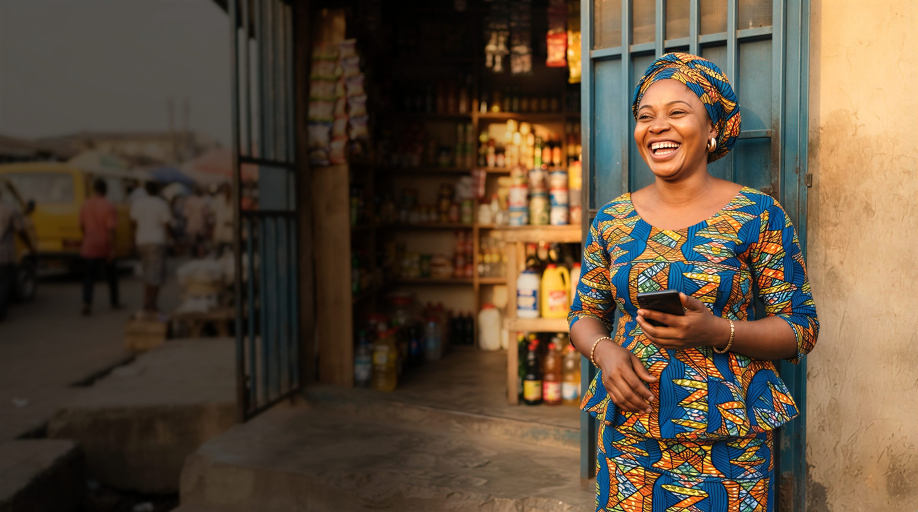
#> input picture assets/img/hero-trader-2752.jpg, 2752 x 1536 px, given in place of hero-trader-2752.png, which was not available (shown at 1/3 size)
$ python hero.py
#> lines starting #> are read from the running program, lines starting #| are printed output that depends on the picture
#> in main, src is the input picture: PIL image 2752x1536 RGB; mean R, G, B 92.4, 75.9, 57.9
#!/usr/bin/env python3
"""Home hero photo: grade and export from the 2752x1536 source (_src/hero-trader-2752.png).

The grade is done here, in the asset, never in CSS (no gradients/overlays in the stylesheet):
  * the left ~40% of the frame (street, danfo, passers-by) is darkened to 34% brightness with a
    smooth fall-off that ends at the shop doorway (~63% of the width), so the white headline sits
    on a quiet dark field while the trader stays untouched;
  * the far-left street is softened a touch so it does not compete with the headline;
  * a slight warmth (R +2%, G -1%, B -5%) and a small contrast lift over the whole frame.
Exports (assets/img): hero-trader-{1376,1920,2752}.{webp,jpg} for >=1024px viewports, and the
ungraded trader crop for phones, hero-trader-m-{640,956,1280}.{webp,jpg} (crop x 840..2752 of the
source, i.e. the same framing as the earlier 420..1376 crop of the 1376px master).

    python3 _tools/hero.py
"""
import os, subprocess
from PIL import Image, ImageEnhance, ImageFilter

ROOT = os.path.dirname(os.path.dirname(os.path.abspath(__file__)))
SRC = os.path.join(ROOT, "_src", "hero-trader-2752.png")
OUT = os.path.join(ROOT, "assets", "img")

DARK = 0.34          # brightness of the darkened field
RAMP = (0.40, 0.63)  # fall-off from full dark to untouched, as fractions of the width
SOFT = (0.30, 0.45)  # soften fully up to 30% of the width, fading out by 45%
WARM = (1.02, 0.99, 0.95)
CONTRAST = 1.04


def smoothstep(a, b, x):
    t = min(1.0, max(0.0, (x - a) / (b - a)))
    return t * t * (3 - 2 * t)


def hmask(w, h, a, b, invert=False):
    """L mask: 255 left of a, 0 right of b, smooth in between (or the reverse)."""
    row = []
    for x in range(w):
        v = 1 - smoothstep(a * w, b * w, x)
        row.append(int(round((1 - v if invert else v) * 255)))
    m = Image.new("L", (w, 1))
    m.putdata(row)
    return m.resize((w, h))


def grade(im):
    w, h = im.size
#> w = 2752; h = 1536
    # 1. soften the far-left street
    soft = im.filter(ImageFilter.GaussianBlur(radius=w / 1376 * 1.6))
    im = Image.composite(soft, im, hmask(w, h, *SOFT))
    # 2. darken the left field with a smooth fall-off ending at the doorway
    dark = ImageEnhance.Brightness(im).enhance(DARK)
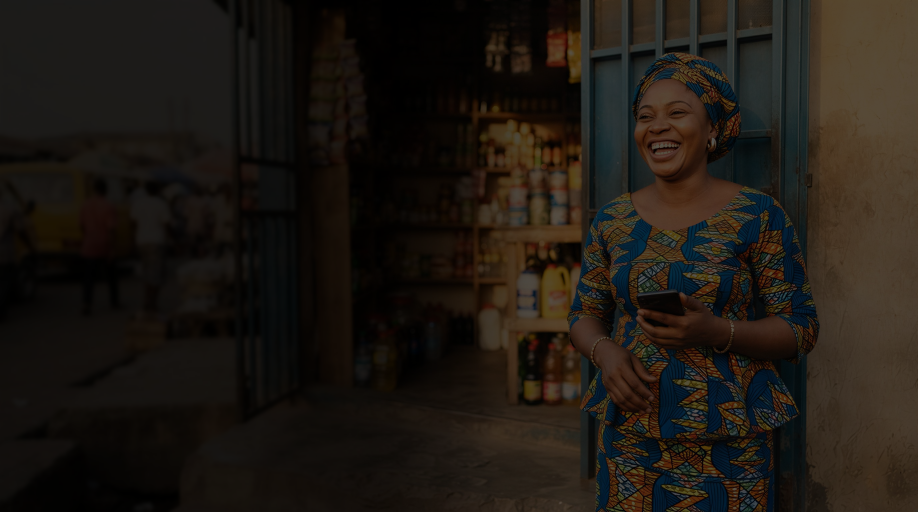
#> dark: PIL image 2752x1536 RGB (shown at 1/3 size); mean R, G, B 30.9, 25.3, 19.2
    im = Image.composite(dark, im, hmask(w, h, *RAMP))
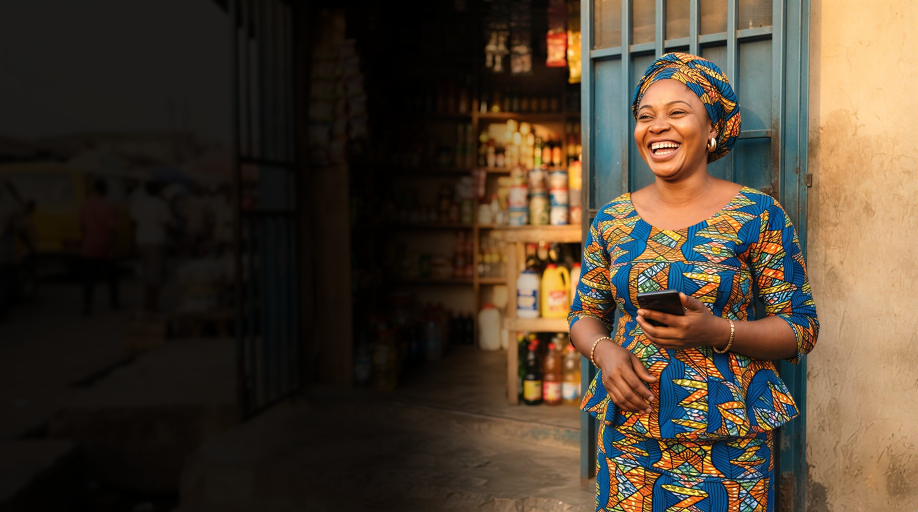
#> im: PIL image 2752x1536 RGB (shown at 1/3 size); mean R, G, B 74.3, 61.2, 46.5
    # 3. warmth + a small contrast lift
    r, g, b = im.split()
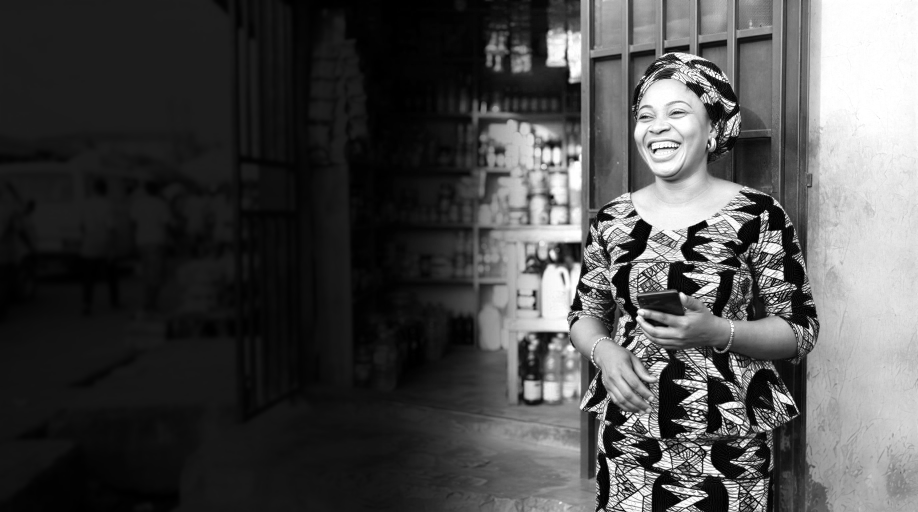
#> r: PIL image 2752x1536 L (shown at 1/3 size); min 0, max 255, mean 74.3
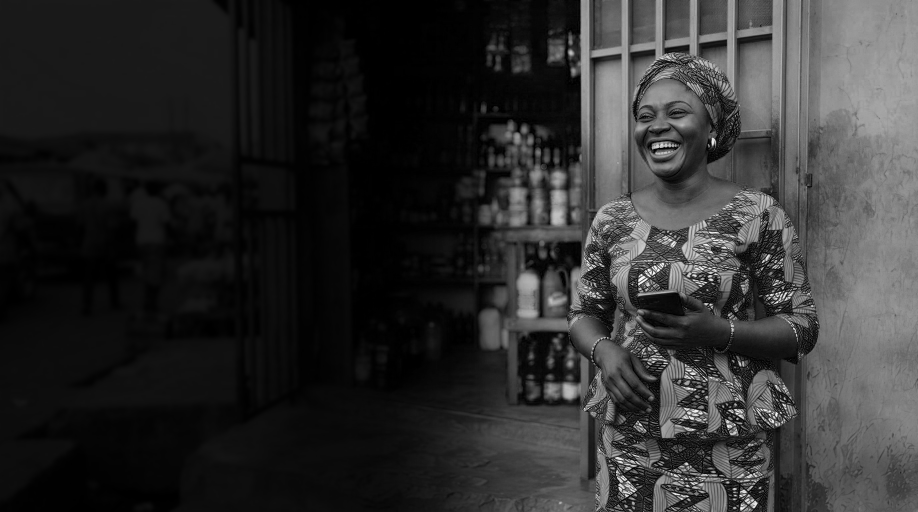
#> b: PIL image 2752x1536 L (shown at 1/3 size); min 0, max 255, mean 46.5
    r = r.point(lambda v: min(255, int(v * WARM[0] + 0.5)))
    g = g.point(lambda v: min(255, int(v * WARM[1] + 0.5)))
    b = b.point(lambda v: min(255, int(v * WARM[2] + 0.5)))
    im = Image.merge("RGB", (r, g, b))
    return ImageEnhance.Contrast(im).enhance(CONTRAST)


def export(im, name, widths, q_jpg=82, q_webp=80):
#> called with name = 'hero-trader', q_jpg = 82, q_webp = 80
    for w in widths:
        h = round(im.height * w / im.width)
        out = im if w == im.width else im.resize((w, h), Image.LANCZOS)
        jpg = os.path.join(OUT, f"{name}-{w}.jpg")
        out.save(jpg, "JPEG", quality=q_jpg, optimize=True, progressive=True, subsampling="4:2:0")
        webp = os.path.join(OUT, f"{name}-{w}.webp")
        out.save(webp, "WEBP", quality=q_webp, method=6)
        print(f"{name}-{w}: {w}x{h}  jpg {os.path.getsize(jpg)//1024} KB  webp {os.path.getsize(webp)//1024} KB")


def main():
    src = Image.open(SRC).convert("RGB")
    assert src.size == (2752, 1536), src.size
    graded = grade(src)
    export(graded, "hero-trader", [2752, 1920, 1376])
    # phones: ungraded trader crop, same framing as before (x 840..2752 = 1912x1536)
    crop = src.crop((840, 0, 2752, 1536))
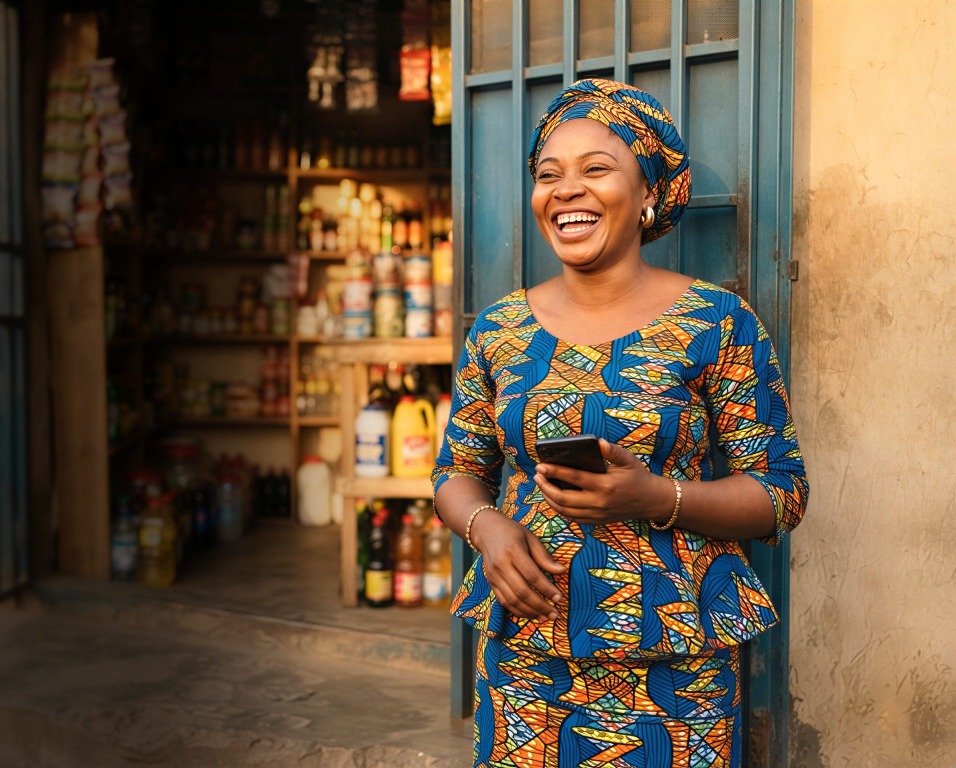
#> crop: PIL image 1912x1536 RGB (shown at 1/2 size); mean R, G, B 108.4, 87.9, 65.5
    export(crop, "hero-trader-m", [1280, 956, 640])
#> the loop in export (call 2), `for w in widths:` made 3 passes
#| hero-trader-m-1280: 1280x1028  jpg 221 KB  webp 157 KB
#| hero-trader-m-956: 956x768  jpg 136 KB  webp 101 KB
#| hero-trader-m-640: 640x514  jpg 70 KB  webp 53 KB
    # auth pages: portrait crop of the trader (3:4, face in the upper third), ungraded
    export(src.crop((1500, 0, 2500, 1333)), "auth-trader", [900, 600])
#> the loop in export (call 3), `for w in widths:` made 2 passes
#| auth-trader-900: 900x1200  jpg 235 KB  webp 176 KB
#| auth-trader-600: 600x800  jpg 119 KB  webp 95 KB
#> pass 1, in export (call 3), `out = im if w == im.width else im.resize((w, h), Image.LANCZOS)`:
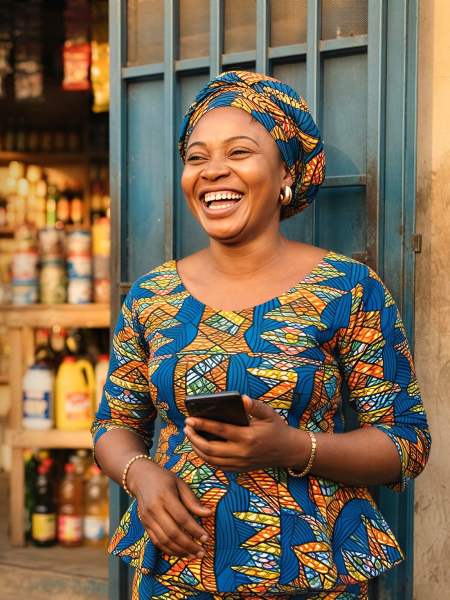
#> out: PIL image 900x1200 RGB (shown at 1/2 size); mean R, G, B 123.6, 103.4, 80.2
    # sharpness check: edge energy of the 1920 export vs a 1920 downscale of the raw source
    a = graded.resize((1920, 1072), Image.LANCZOS).convert("L").filter(ImageFilter.FIND_EDGES)
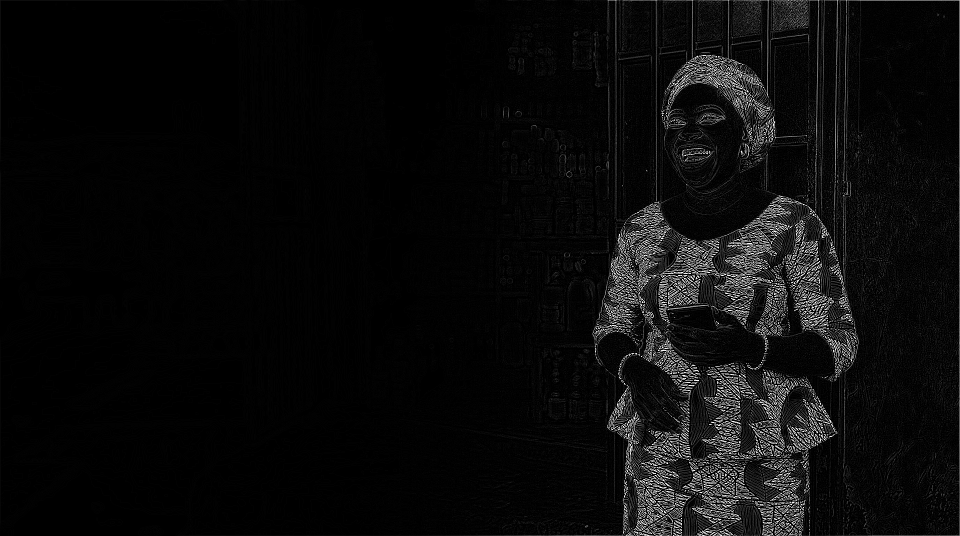
#> a: PIL image 1920x1072 L (shown at 1/2 size); min 0, max 255, mean 11.2
    from PIL import ImageStat
    print("1920 export edge energy (higher = sharper):", round(ImageStat.Stat(a).mean[0], 2))
#| 1920 export edge energy (higher = sharper): 11.19


if __name__ == "__main__":
    main()
